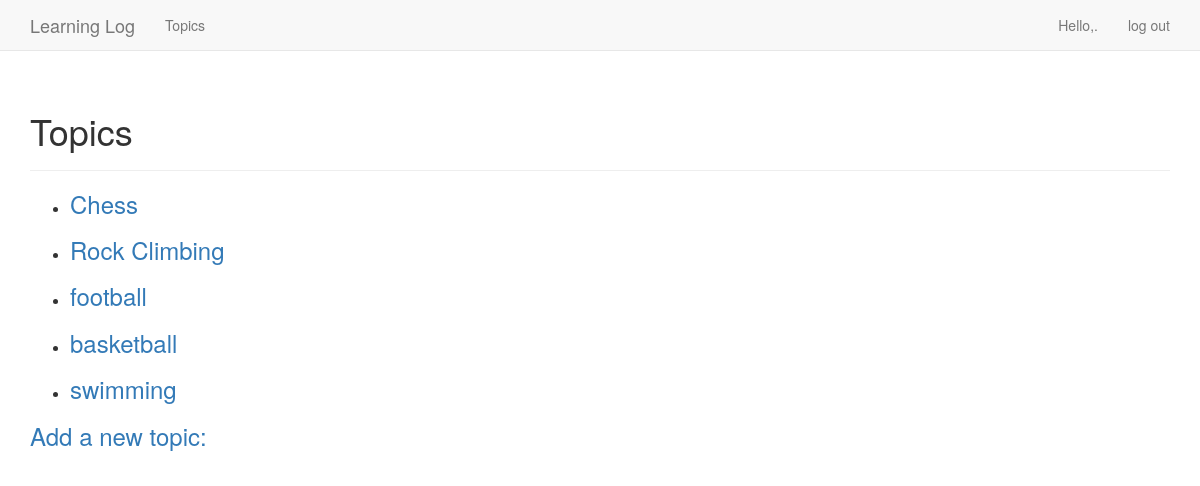
Page /topics/ (signed in) on the earlier database version.
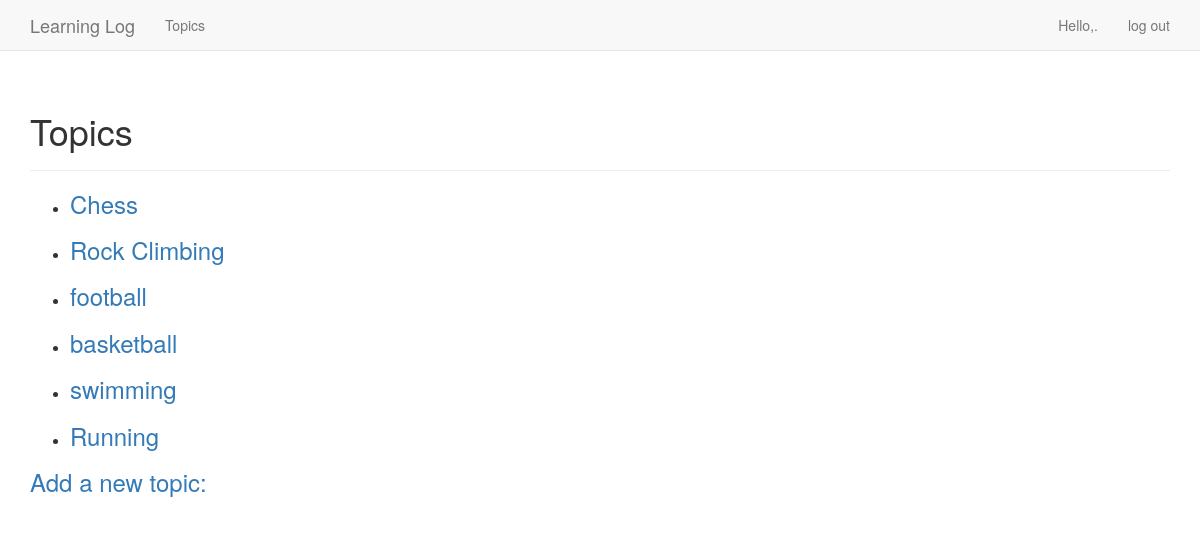
Same page on the later database version.
### learning_logs/models.py (models this page shows)
class Topic(models.Model):
    text = models.CharField(max_length=200)  # 预留200
    date_added = models.DateTimeField(auto_now_add=True) # 自动记录当前时间
    owner = models.ForeignKey(User)
    def __str__(self):
        return self.text

### learning_logs/views.py (the view)
# urls.py: url(r'^topics/$',views.topics,name='topics'),
@login_required
def topics(request):
    topics = Topic.objects.filter(owner=request.user).order_by('date_added')
    context = {'topics':topics}
    return render(request,'learning_logs/topics.html',context)

### learning_logs/templates/learning_logs/topics.html
{% extends 'learning_logs/base.html' %}
{% block header %}
  <h1>Topics</h1>
{% endblock header %}
{% block content %}
  <ul>
    {% for topic in topics %}
      <li>
        <h3>
          <a href="{% url 'learning_logs:topic' topic.id %}">{{ topic }}</a>
        </h3>
      </li>
    {% empty %}
      <li>No topics have been added yet.</li>
    {% endfor %}
  </ul>
  <h3><a href="{% url 'learning_logs:new_topic' %}">Add a new topic:</a></h3>
{% endblock content %}

Differences in the rows shown:
added Topic: text "Running"
